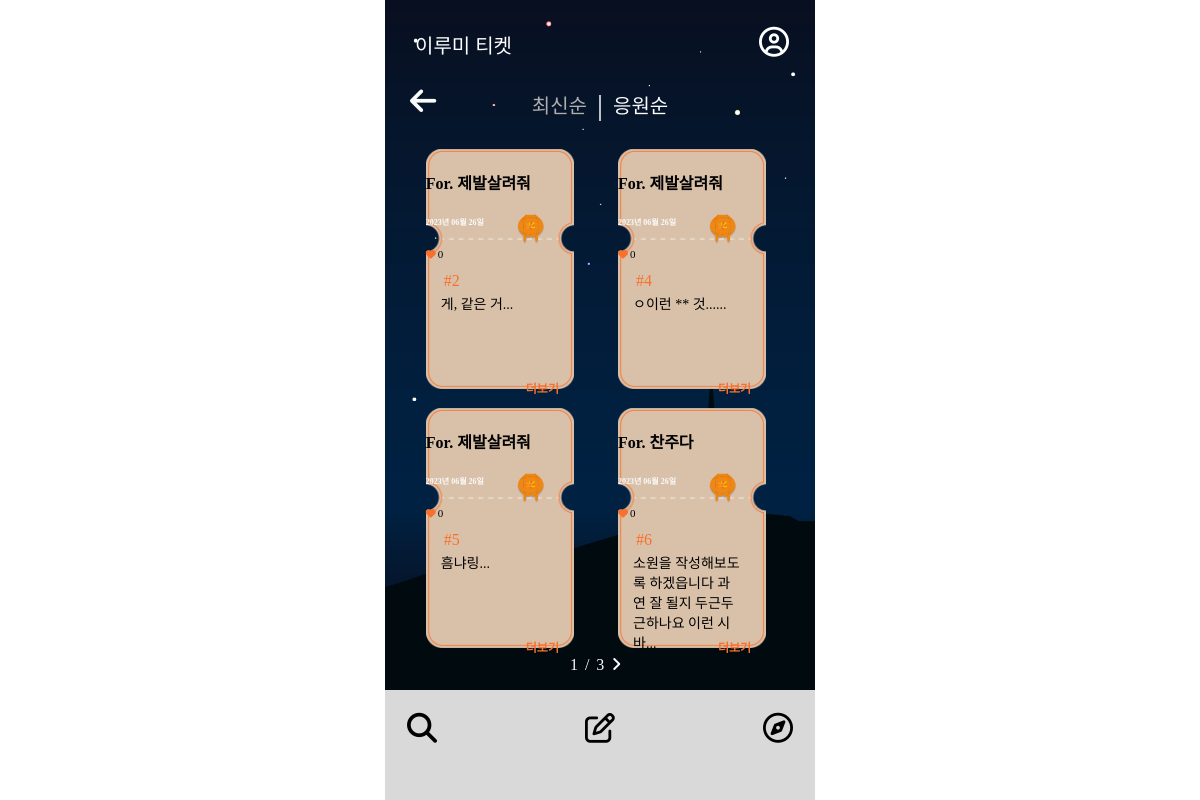
The page /ticketlistpop/ on the database its author committed.
### mainpage/models.py (models this page shows, shortened)
class Ticket(models.Model):
    writer = models.ForeignKey(User, null=False, blank=False, on_delete=models.CASCADE)
    pub_date = models.DateTimeField()
    body = models.TextField()
    like = models.ManyToManyField(User, related_name='likes', blank=True)
    like_count = models.PositiveIntegerField(default=0)
    report_count = models.PositiveIntegerField(default=0)
    def summary(self):
        return self.body[:40]

### accounts/models.py (models this page shows)
class Profile(models.Model):
    user = models.OneToOneField(User, on_delete=models.CASCADE)
    nickname = models.TextField(max_length=10)

### mainpage/views.py (the view)
# urls.py: path('ticketlistpop/', ticketlistpop, name="ticketlistpop"),
def ticketlistpop(request):
    ticket_list = Ticket.objects.order_by('-like_count')
    paginator = Paginator(ticket_list, 4)
    page = request.GET.get('page')
    tickets = paginator.get_page(page)
    return render(request, 'mainpage/ticketlistpop.html', {'tickets':tickets})

### mainpage/templates/mainpage/ticketlistpop.html (shortened to what this page needs)
{% extends 'base.html' %}
{% block content %}
        <head>
            <link rel="stylesheet" href="/static/css/ticketlistnew.css">
        </head>
<body>
<div class="wallpaper">
    <section class="first">
        <div class="backk">
            <a class="back" href="{% url 'mainpage:mainpage' %}"><i class="fa-solid fa-arrow-left" style="color: #FAFBFD;"></i></a>
        </div>
        <div class="buttons">
        <a class="recently2" href="{% url 'mainpage:ticketlistnew' %}">최신순</a>
        <span class="stick">|</span>
        <a class="active2" href="{% url 'mainpage:ticketlistpop' %}">응원순</a>
        </div>
    </section>
    <div class="container">
        <div class="card_container">
        {% for ticket in tickets %}
            <div class="card">
                <div class="card-body">
                    <h4 class="card-subtitle mb-2 text-muted card-nickname">For. {{ticket.writer.profile.nickname}}</h4>
                    <div class="lanterncolor">
                        {% if ticket.like_count >= 10 %}
                        <img src="../static/css/image/light.png" class="light" alt="티켓 이미지">
                        {% else %}
                        <img src="../static/css/image/original.png" class= "light" alt="티켓 이미지">
                        {% endif %}
                    </div>
                    <h4 class="date">{{ ticket.pub_date|date:"Y년 m월 d일" }}</h4>
                    <h4 class="like"><i class="fa-solid fa-heart" style="color: #f8702c;"></i><a class="like_count">{{ticket.like_count}}</a></h4>
                    <h4 class="number"> #{{ticket.id}} </h4>
                    {% if ticket.report_count >= 3 %}
                        <h5 class="report-message">3회 이상 신고되어 관리자가 확인 중인 게시글입니다.</h5>
                    {% else %}
                        <h4 class="card-text">{{ticket.summary}}... </h4>
                    {% endif %}
                    <a href="{%url 'mainpage:detail' ticket.id %}" class="more">더보기</a>
                </div>
            </div>
        {% endfor %}
        <div class="order">
            <span>{{tickets.number}}</span>
            <span class="stand">/</span>
            <span>{{tickets.paginator.num_pages}}</span>
            {%if tickets.has_next %}
            <a href="?page={{tickets.next_page_number}}"><i class="fa-solid fa-angle-right" style="color: #FAFBFD;"></i></a>
            {% endif %}
        </div>
        </div>
</div>
<div>
    <nav class="footer-container">
        <ul class="icons">
            <li><a href="{% url 'mainpage:ticketlistnew' %}"><i class="fa-solid fa-magnifying-glass" style="color: #000000;"></i></a></li>
            <li><a href="{% url 'mainpage:new' %}"><i class="fa-regular fa-pen-to-square" style="color: #000000;"></i></a></li>
            <li><a href="{% url 'qnapage:qnalistrecent' %}"><i class="fa-regular fa-compass" style="color: #000000;"></i></a></li>
        </ul>
    </nav>
</div>
</div>
</body>
{% endblock %}

### Lumiticket/static/css/base.css (style rules this page uses)
body { display: flex; justify-content: center; align-items: center; width: 100vw; height: 100vh; margin: 0%; }
.wallpaper { position: relative; max-width: 430px; width: 100%; height: 100vh; background-size: cover; background-image: url('image/배경.png'); background-repeat: no-repeat; }
.footer-container { position: absolute; bottom: 0; left: 0; right: 0; margin: 0; padding: 10px; background-color:#D9D9D9; list-style-type: none; height: 90px; }
.icons { list-style: none; display: flex; margin: 0; padding-left: 0; justify-content: space-between; font-size: 30px; }
.icons li { padding: 12px; margin: 0; justify-content: space-between; }

### Lumiticket/static/css/ticketlistnew.css (style rules this page uses)
.wallpaper { max-width: 430px; width: 100%; height: 100vh; background-size: cover; background-image: url('image/bgimage.png'); background-repeat: no-repeat; overflow: hidden; background-position: center; position: absolute; top: 50%; left: 50%; transform: translate(-50%, -50%); }
.backk { display: flex; position: absolute; justify-content: flex-start; font-size: 30px; list-style-type: none; text-decoration: none; margin-left: 25px; margin-top: 85px; z-index: 10000; }
.buttons { display: flex; align-items: center; position: fixed; top: 80px; list-style-type: none; text-decoration: none; justify-content: center; width:100%; }
.recently2 { color:#AEAEAE; font-size: 20px; list-style-type: none; text-decoration: none; font-family: 'GowunDodum-Regular'; margin: 10px; }
.stick { color: #FAFBFD; font-size: 30px; }
.active2 { color:#FAFBFD; font-size: 20px; list-style-type: none; text-decoration: none; font-family: 'GowunDodum-Regular'; margin: 10px; }
.container { height: calc(100vh - 110px); }
.card_container { display: flex; flex-direction: row; margin-top: calc(30% + 20px); justify-content: center; flex-wrap: wrap; max-height: calc(100vh - 300px); overflow-y: auto; padding-bottom: 50px; align-content: flex-start; }
.card { background-image: url('image/ticket.png'); background-repeat: no-repeat; background-size: contain; height: 15rem; position: relative; width: 35%; flex-basis: calc(44% - 15px); margin-left: 18px; margin-bottom: 1.2rem; }
.card-body { position: relative; color: black; font-family: 'GowunDodum-Regular'; list-style-type: none; text-decoration: none; height: 235px; width: 145px; }
.lanterncolor { margin-left: 85px; position: fixed; display: flex; height: 40px; }
.light { display: flex; width: 40px; left: 100%; height: 40px; margin-top: -5px; }
.date { position: relative; display: flex; color: #FAFBFD; font-size: 0.5rem; }
.like { position: relative; display: flex; align-items: center; margin-right: 10px; margin-bottom: -1px; }
.fa-heart { font-size: 10px; }
.like_count { font-size: 11px; font-weight: 100; margin-left: 2px; }
.number { color: #F8702C; margin-top: 13px; margin-left: 18px; font-weight: 100; }
.card-text { margin-top: -18px; margin-left: 15px; margin-right: 20px; font-size: 14px; font-weight: 100; height: 80px; }
.more { list-style-type: none; text-decoration: none; color: #F8702C; font-size: 12px; margin-left: 100px; display: flex; margin-top: -13px; font-weight: bold !important; }
.order { color: #FAFBFD; display: flex; justify-content: center; font-family: 'GowunDodum-Regular'; top: 82%; position: fixed; left:43%; }
.stand { margin-right: 7px; margin-left: 7px; }
.fa-angle-right { margin-left: 7px; }

### rows shown on the page
Ticket: writer.profile.nickname "제발살려줘", pub_date "2023년 06월 26일", like_count "0", id "2", summary "게, 같은 거"
Ticket: writer.profile.nickname "제발살려줘", pub_date "2023년 06월 26일", like_count "0", id "4", summary "ㅇ이런 ** 것..."
Ticket: writer.profile.nickname "제발살려줘", pub_date "2023년 06월 26일", like_count "0", id "5", summary "흠냐링"
Ticket: writer.profile.nickname "찬주다", pub_date "2023년 06월 26일", like_count "0", id "6", summary "소원을 작성해보도록 하겠읍니다 과연 잘 될지 두근두근하나요 이런 시바"

### other values the page prints
{{ tickets.number }} "1"
{{ tickets.paginator.num_pages }} "3"
